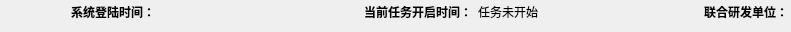
  <widget class="QWidget" name="layoutWidget">
   <property name="geometry">
    <rect>
     <x>11</x>
     <y>940</y>
     <width>791</width>
     <height>27</height>
    </rect>
   </property>
   <layout class="QHBoxLayout" name="horizontalLayout_3">
    <property name="leftMargin">
     <number>3</number>
    </property>
    <property name="topMargin">
     <number>3</number>
    </property>
    <property name="rightMargin">
     <number>3</number>
    </property>
    <item>
     <widget class="QLabel" name="label_6">
      <property name="text">
       <string>&lt;html&gt;&lt;head/&gt;&lt;body&gt;&lt;p&gt;&lt;span style=&quot; font-weight:600;&quot;&gt;系统登陆时间：&lt;/span&gt;&lt;/p&gt;&lt;/body&gt;&lt;/html&gt;</string>
      </property>
      <property name="alignment">
       <set>Qt::AlignRight|Qt::AlignTrailing|Qt::AlignVCenter</set>
      </property>
     </widget>
    </item>
    <item>
     <widget class="QLabel" name="label_login_time">
      <property name="text">
       <string/>
      </property>
     </widget>
    </item>
    <item>
     <widget class="QLabel" name="label_5">
      <property name="text">
       <string>&lt;html&gt;&lt;head/&gt;&lt;body&gt;&lt;p&gt;&lt;span style=&quot; font-weight:600;&quot;&gt;当前任务开启时间：&lt;/span&gt;&lt;/p&gt;&lt;/body&gt;&lt;/html&gt;</string>
      </property>
      <property name="alignment">
       <set>Qt::AlignRight|Qt::AlignTrailing|Qt::AlignVCenter</set>
      </property>
     </widget>
    </item>
    <item>
     <widget class="QLabel" name="label_task_time">
      <property name="text">
       <string>任务未开始</string>
      </property>
     </widget>
    </item>
    <item>
     <widget class="QLabel" name="label_3">
      <property name="text">
       <string>&lt;html&gt;&lt;head/&gt;&lt;body&gt;&lt;p&gt;&lt;span style=&quot; font-weight:600;&quot;&gt;联合研发单位：&lt;/span&gt;&lt;/p&gt;&lt;/body&gt;&lt;/html&gt;</string>
      </property>
      <property name="alignment">
       <set>Qt::AlignRight|Qt::AlignTrailing|Qt::AlignVCenter</set>
      </property>
     </widget>
    </item>
   </layout>
  </widget>
